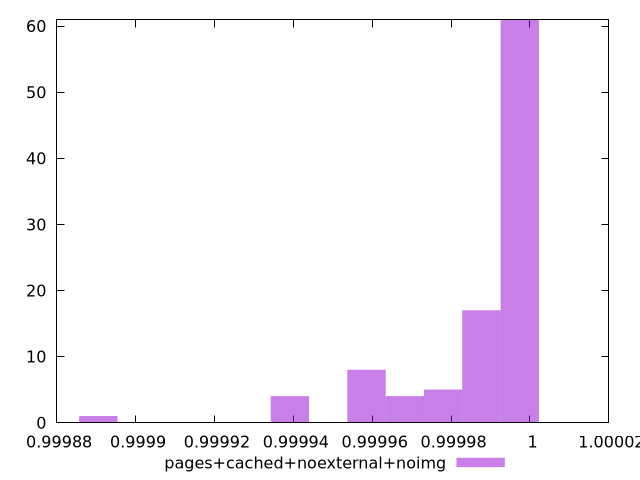

This figure's gnuplot source:
$_pagesCachedNoexternalNoimg <<EOF
0.999987697870702 17
0.9999682715808218 4
0.999997411015642 61
0.9999585584358817 8
0.9999391321460016 4
0.9999779847257618 5
0.9998905664213011 1
EOF
set key outside below
set terminal pngcairo
set output "report_00004_2020-11-02T20-21-41.718Z/max-potential-fid/pages+cached+noexternal+noimg//hist.png"
set yrange [0:61]
set boxwidth 0.000009713144940075977
set style fill transparent solid 0.5 noborder
plot $_pagesCachedNoexternalNoimg title "pages+cached+noexternal+noimg" with boxes ,
